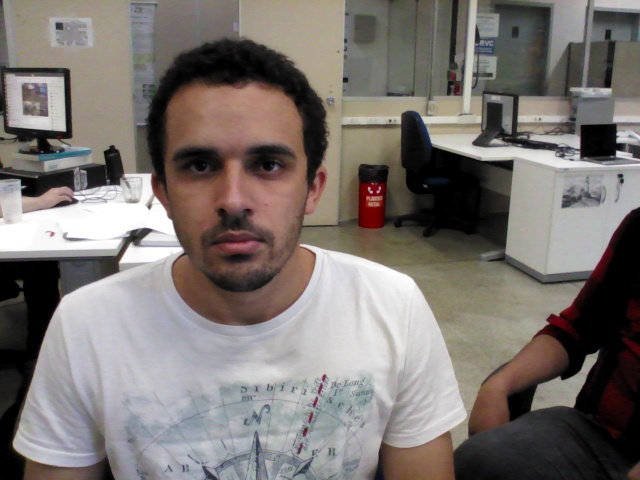
#> input picture utils/dataset/guilherme/00000.png, 640 x 480 px
$ python -i Motion.py   (imports and definitions only)
#> lines starting #> are read from the running program, lines starting #| are printed output that depends on the picture
#> further down, picture is the input picture: shape (480, 640, 3); mean B, G, R 113.2, 117, 123.5
import numpy as np
import imutils
import time
import cv2


class Motion:

    master = None

    def __init__(self):
        self.master = None


    def detect(self, frame):

        frame1 = cv2.cvtColor(frame,cv2.COLOR_BGR2GRAY)
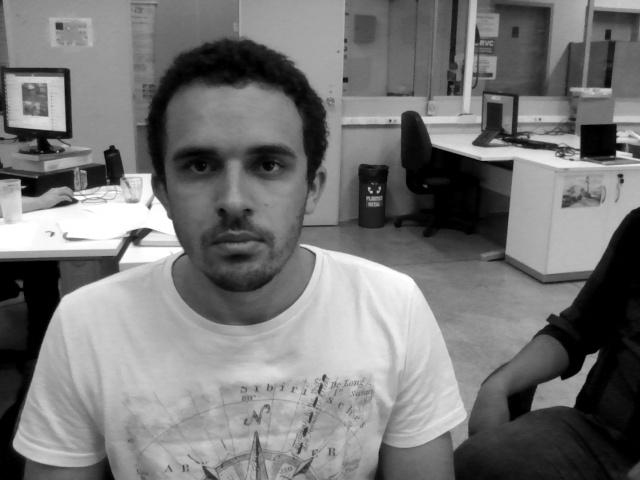
#> frame1: shape (480, 640); min 0, max 255, mean 118.5

        # blur frame
        frame2 = cv2.GaussianBlur(frame1,(15,15),0)
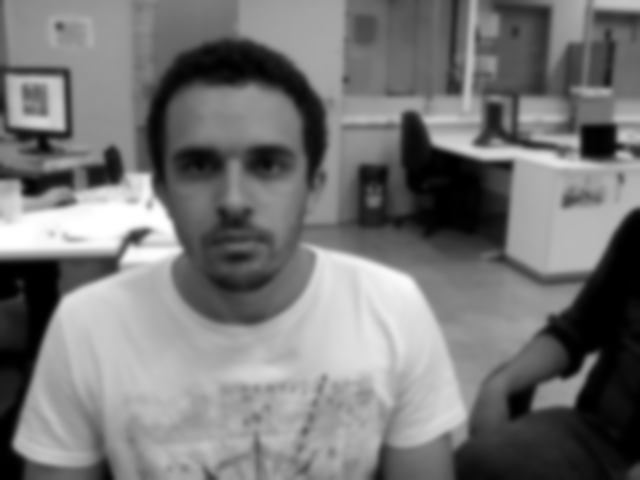
#> frame2: shape (480, 640); min 0, max 255, mean 118.5

        # initialize master
        if self.master is None:
            self.master = frame2
        # delta frame
        frame3 = cv2.absdiff(self.master,frame2)
#> frame3: shape (480, 640); every value is 0

        # threshold frame
        frame4 = cv2.threshold(frame3,15,255,cv2.THRESH_BINARY)[1]

        # dilate the thresholded image to fill in holes
        kernel = np.ones((2,2),np.uint8)
        frame5 = cv2.erode(frame4,kernel,iterations=4)
        frame5 = cv2.dilate(frame5,kernel,iterations=8)

        # find contours on thresholded image
        contours,none2 = cv2.findContours(frame5.copy(),cv2.RETR_EXTERNAL,cv2.CHAIN_APPROX_SIMPLE)
#> contours = []; none2 = None

        # make coutour frame
        frame6 = frame.copy()

        # target contours
        targets = []

        # loop over the contours
        for c in contours:

            # if the contour is too small, ignore it
            if cv2.contourArea(c) < 500:
                    continue

            # contour data
            M = cv2.moments(c)#;print( M )
            cx = int(M['m10']/M['m00'])
            cy = int(M['m01']/M['m00'])
            x,y,w,h = cv2.boundingRect(c)
            rx = x+int(w/2)
            ry = y+int(h/2)
            ca = cv2.contourArea(c)

            # plot contours
            cv2.drawContours(frame6,[c],0,(0,0,255),2)
            cv2.rectangle(frame6,(x,y),(x+w,y+h),(0,255,0),2)
            cv2.circle(frame6,(cx,cy),2,(0,0,255),2)
            cv2.circle(frame6,(rx,ry),2,(0,255,0),2)

            # save target contours
            targets.append((cx,cy,ca))
#> this loop made 0 passes
#> after the loop, targets = []

        # update master
        self.master = frame2
        print(targets)
        return targets

>>> import cv2
>>> picture = cv2.imread('../utils/dataset/guilherme/00000.png')
>>> result = Motion().detect(picture)
#> result = []
